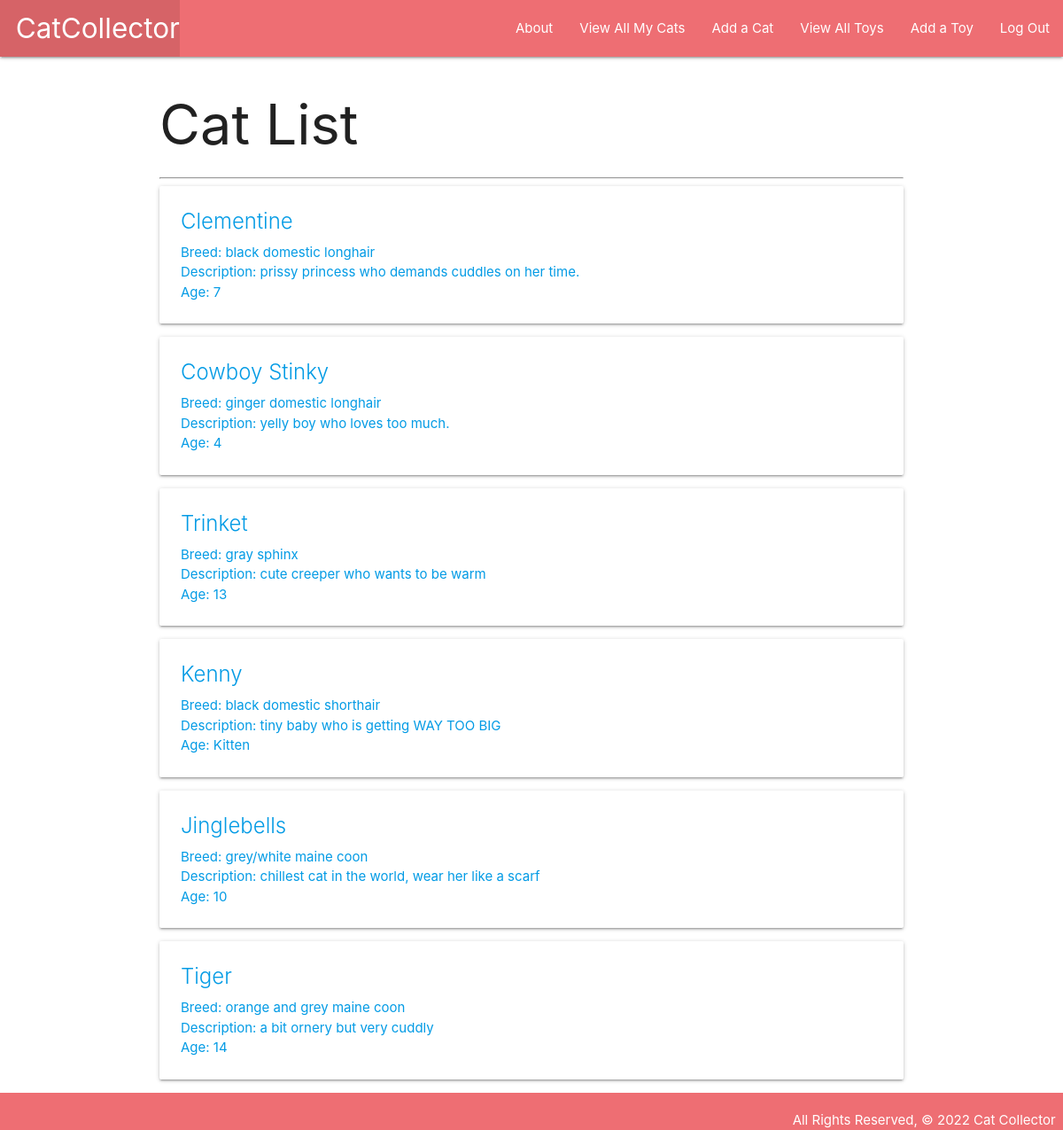
Screenshot of /cats/ (signed in) with the database file from the repository.
### main_app/models.py (models this page shows, shortened)
class Cat(models.Model):
    name = models.CharField(max_length=100)
    breed = models.CharField(max_length=100)
    description = models.TextField(max_length=250)
    age = models.IntegerField()
    toys = models.ManyToManyField(Toy)
    user = models.ForeignKey(User, on_delete=models.CASCADE) # here making a cat

### main_app/views.py (the view)
# urls.py: path('cats/', views.cats_index, name='index'),
@login_required # we'll need to place the decorator above the view we want to restrict
def cats_index(request):
    cats = Cat.objects.filter(user=request.user)
    return render(request, 'cats/index.html', { 'cats': cats })

### main_app/templates/cats/index.html
{% extends 'base.html' %} {% block content %}
<h1>Cat List</h1>
<hr />
{% for cat in cats %}
<div class="card">
    <a href="{% url 'details' cat.id %}">
        <div class="card-content">
            <span class="card-title">{{ cat.name }}</span>
            <p>Breed: {{ cat.breed }}</p>
            <p>Description: {{ cat.description }}</p>
            {% if cat.age > 0 %}
            <p>Age: {{ cat.age }}</p>
            {% else %}
            <p>Age: Kitten</p>
            {% endif %}
        </div>
    </a>
</div>
{% endfor %} {% endblock %}

### main_app/static/css/styles.css (style rules this page uses)
* { box-sizing: border-box; margin: 0; }
body { min-height: 100vh; display: flex; flex-direction: column; }

### rows the page displays
Cat: name "Clementine", breed "black domestic longhair", description "prissy princess who demands cuddles on her time.", age "7"
Cat: name "Cowboy Stinky", breed "ginger domestic longhair", description "yelly boy who loves too much.", age "4"
Cat: name "Trinket", breed "gray sphinx", description "cute creeper who wants to be warm", age "13"
Cat: name "Kenny", breed "black domestic shorthair", description "tiny baby who is getting WAY TOO BIG", age "Age: Kitten"
Cat: name "Jinglebells", breed "grey/white maine coon", description "chillest cat in the world, wear her like a scarf", age "10"
Cat: name "Tiger", breed "orange and grey maine coon", description "a bit ornery but very cuddly", age "14"
